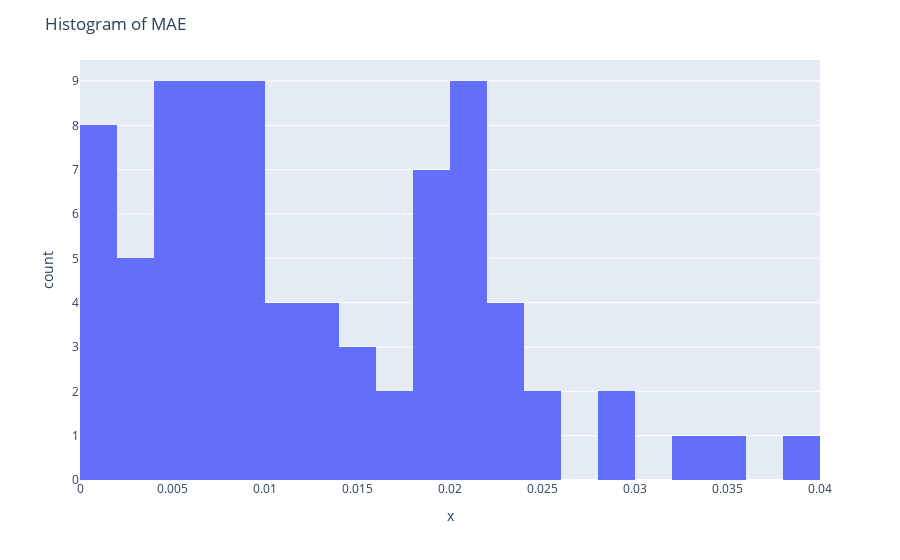

The notebook cell this image was saved under:
### Code cell
def get_all_ts_structures(dataset):
    for input_data in dataset.input_data:
        structures = input_data['structures']
        states = input_data['state']
        ts_structure = structures[states.index('transition_state')]
        yield ts_structure.cart_coords
train_ts_structures = get_all_ts_structures(train_dataset)
validation_ts_structures = get_all_ts_structures(validation_dataset)

train_ts_structures = list(train_ts_structures)
validation_ts_structures = list(validation_ts_structures)

all_mae_norms = []

for idx, data in enumerate(train_loader):

    interpolated_ts_coords = data.pos_interpolated_TS.detach().numpy()
    real_ts_coords = train_ts_structures[idx]

    difference_ts_coords = interpolated_ts_coords - real_ts_coords

    norm_difference_ts_coords = np.linalg.norm(difference_ts_coords, axis=1)
    # Mean absolute error
    mae = np.mean(norm_difference_ts_coords)
    all_mae_norms.append(mae)

    # Plot the real and interpolated TS structures
    # with two different colors on the same plot
    fig = px.scatter_3d(
        x=np.concatenate((real_ts_coords[:, 0], interpolated_ts_coords[:, 0])),
        y=np.concatenate((real_ts_coords[:, 1], interpolated_ts_coords[:, 1])),
        z=np.concatenate((real_ts_coords[:, 2], interpolated_ts_coords[:, 2])),
        color=np.concatenate((np.zeros(len(real_ts_coords)), np.ones(len(interpolated_ts_coords)))),
    )
    # Set the title of the plot as the mean absolute error
    fig.update_layout(title=f"MAE: {mae:.3f} Å")
    fig.write_html(f"plots/hamiltonian_model/interpolated_ts_{idx}_mae_{mae:.3f}.html")

# Plot a histogram of the MAE
fig = px.histogram(x=all_mae_norms, nbins=20)
fig.update_layout(title="Histogram of MAE")
fig.show()

### Figure 1 — Plotly figure (JSON) as saved in the notebook; plotly's stock layout.template omitted (floating-point values rounded to 4 significant figures)
{"data": [{"alignmentgroup": "True", "bingroup": "x", "hovertemplate": "x=%{x}<br>count=%{y}<extra></extra>", "legendgroup": "", "marker": {"color": "#636efa", "pattern": {"shape": ""}}, "name": "", "nbinsx": 20, "offsetgroup": "", "orientation": "v", "showlegend": false, "type": "histogram", "x": [0.01124, 0.03414, 0.004156, 0.03273, 0.0141, 0.01184, 0.009545, 0.002758, 0.02412, 0.00554, 0.007834, 0.006366, 0.01582, 0.009687, 0.02153, 0.007742, 0.02102, 0.02835, 0.01569, 0.02198, 0.01655, 0.006799, 0.00452, 0.009609, 0.01387, 0.01619, 0.009, 0.004602, 0.0007173, 0.02086, 0.02051, 0.004028, 0.02414, 0.001435, 0.0009828, 0.0127, 0.01848, 0.03922, 0.003788, 0.008871, 0.007283, 0.02337, 0.006169, 0.01068, 0.008237, 0.01882, 0.01919, 0.003183, 0.0185, 0.006316, 0.008601, 0.0109, 0.002416, 0.02095, 0.001711, 0.02013, 0.01935, 0.009268, 0.001606, 0.004808, 0.01386, 0.0003448, 0.006342, 0.009788, 0.02079, 0.007851, 0.01326, 0.0001878, 0.004578, 0.02314, 0.01981, 0.005394, 0.01888, 0.0232, 0.02864, 0.02281, 0.003916, 0.00495, 0.02027, 0.0009431], "xaxis": "x", "yaxis": "y"}], "layout": {"barmode": "relative", "legend": {"tracegroupgap": 0}, "margin": {"t": 60}, "title": {"text": "Histogram of MAE"}, "xaxis": {"anchor": "y", "domain": [0, 1], "title": {"text": "x"}}, "yaxis": {"anchor": "x", "domain": [0, 1], "title": {"text": "count"}}}}
